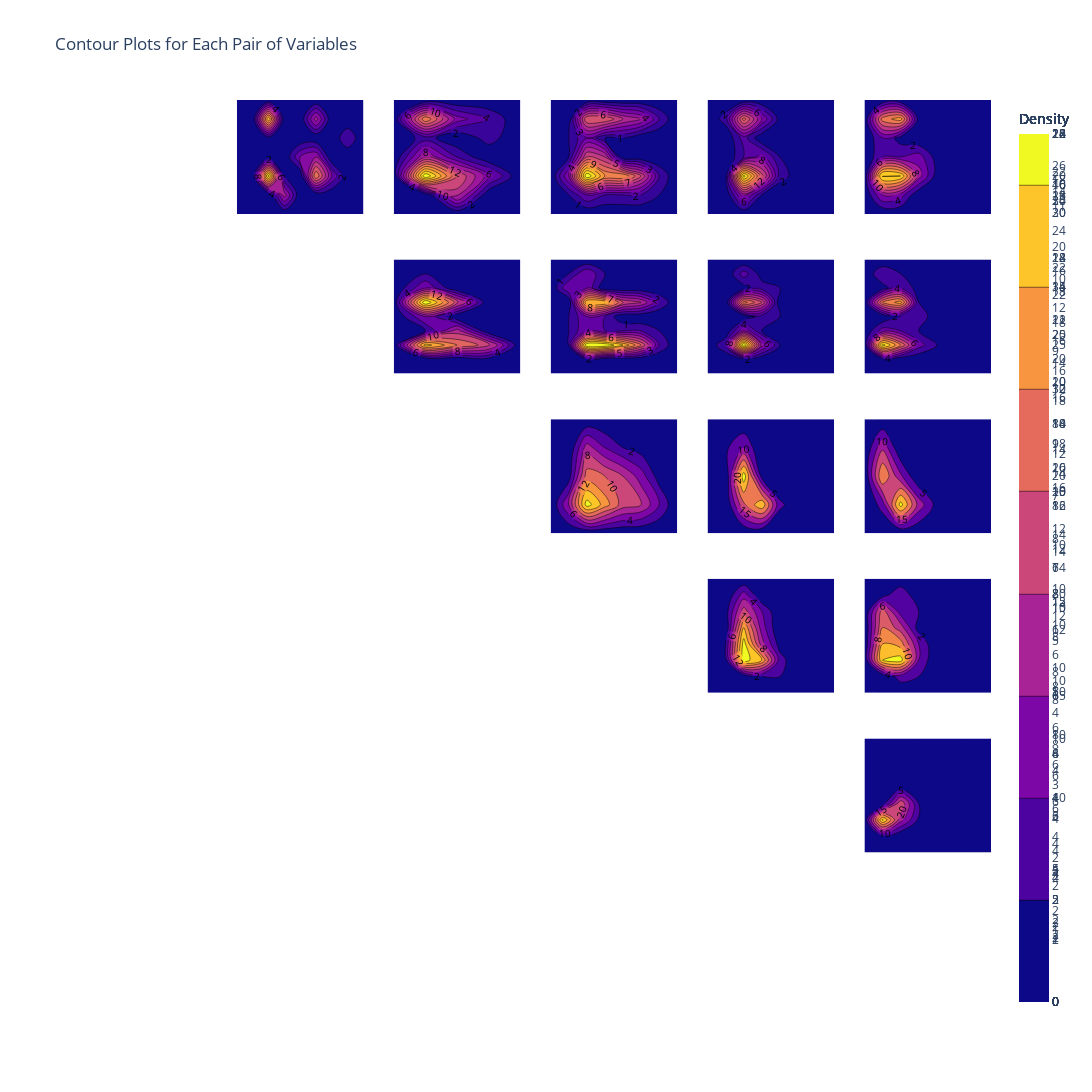

Notebook source saved alongside this figure:
### Code cell
import plotly.graph_objects as go
import plotly.subplots as sp

# Assuming df and X_columns are defined
X_columns = ['anchor_ratio', 'trans_range', 'node_density', 'iterations', 'ale', 'sd_ale']

# Create subplots grid (number of rows and columns based on X_columns length)
fig = sp.make_subplots(rows=len(X_columns), cols=len(X_columns), shared_xaxes=True, shared_yaxes=True)

# Generate contour plots for each pair of variables
for i, var1 in enumerate(X_columns):
    for j, var2 in enumerate(X_columns):
        if i < j:  # Only create contour plots for lower triangle (i < j)
            contour = go.Histogram2dContour(
                x=df[var2], 
                y=df[var1], 
                colorscale='Plasma', 
                contours=dict(showlabels=True, labelfont=dict(size=10)),
                colorbar=dict(title="Density")
            )
            fig.add_trace(contour, row=i+1, col=j+1)
        else:
            fig.update_xaxes(visible=False, row=i+1, col=j+1)
            fig.update_yaxes(visible=False, row=i+1, col=j+1)

# Update layout
fig.update_layout(
    title="Contour Plots for Each Pair of Variables", 
    height=1200, 
    width=1200, 
    showlegend=False
)

# Show the plot
fig.show()
